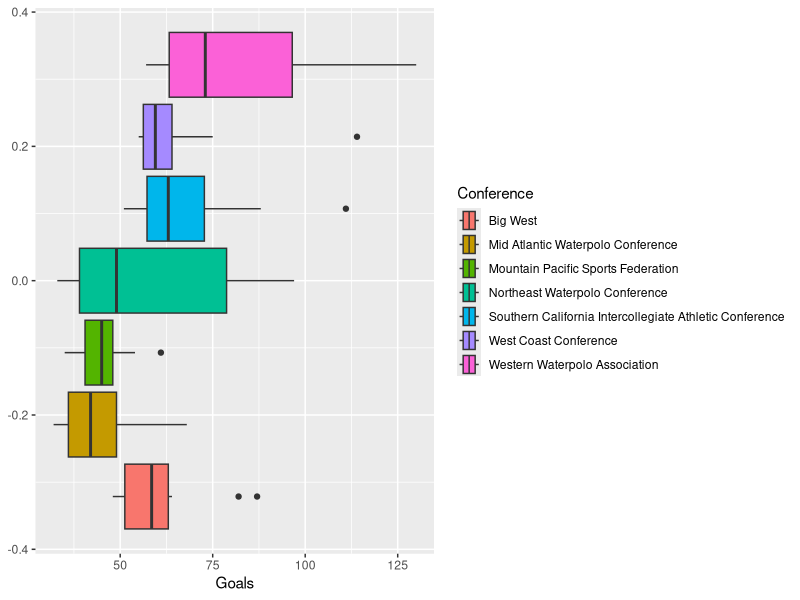

Recreate this plot in R.
## ---- chunk 1
library(tidyverse, quietly = TRUE)

ncaa_waterpolo_goals <- read_csv("ncaa_waterpolo_goals.csv",show_col_types = FALSE)
ncaa_waterpolo_assists <- read_csv("ncaa_waterpolo_assists.csv",show_col_types = FALSE)
## ---- chunk 2
ncaa_waterpolo_goals$Conference <- factor(ncaa_waterpolo_goals$Conference)
ncaa_waterpolo_assists$Conference <- factor(ncaa_waterpolo_assists$Conference)
## ---- chunk 3
ncaa_waterpolo_goals %>% group_by(Conference) %>%
  ggplot(.,
         mapping = aes(x = Goals,
                       fill = Conference
                       )) + geom_boxplot()
## ---- chunk 4
# total goals for each team 
team_summary_goals <-
  ncaa_waterpolo_goals %>% group_by(Team, Conference) %>%
  summarize(
    n_goals = sum(Goals)
  )

# assists by team and conference 
team_summary_assists <-
  ncaa_waterpolo_assists %>% group_by(Team, Conference) %>%
  summarize(
    n_assists = sum(Assists)
  )

# joining together by team so get the matching teams 
full_summary_table <- inner_join(team_summary_assists, team_summary_goals,by = "Team") %>%
  arrange(desc(n_goals)) %>%
  select(-Conference.y)

# editing format 
full_summary_table <- full_summary_table %>%
  rename(
    Conference = Conference.x,
    `Total Assists` = n_assists,
    `Total Goals` = n_goals
  )

full_summary_table <- full_summary_table[, c("Conference", "Team", "Total Assists", "Total Goals")]

full_summary_table

## ---- chunk 5
# finding the average of both columns 
avg_goals <- mean(full_summary_table$`Total Goals`)
avg_assists <- mean(full_summary_table$`Total Assists`)

# filtering
full_summary_table %>%
  filter(`Total Assists` > avg_assists &
           `Total Goals` > avg_goals)
